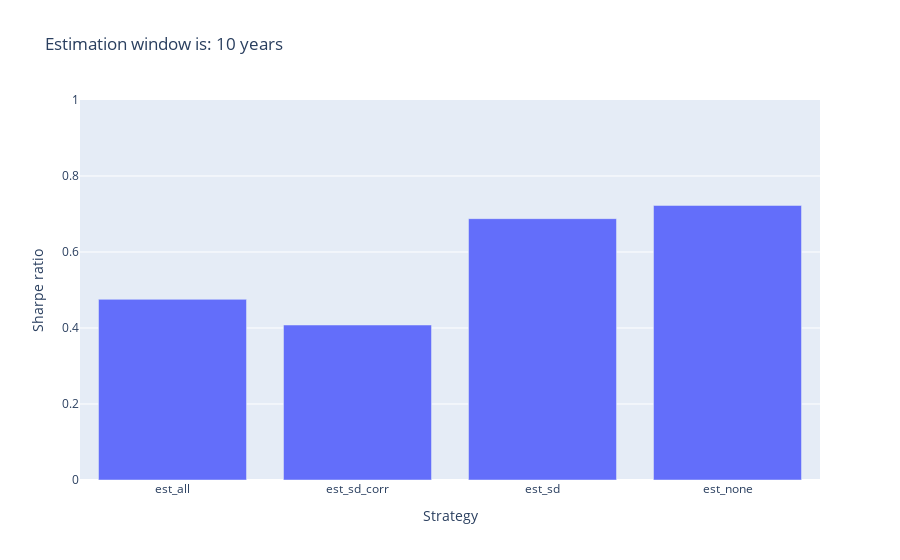
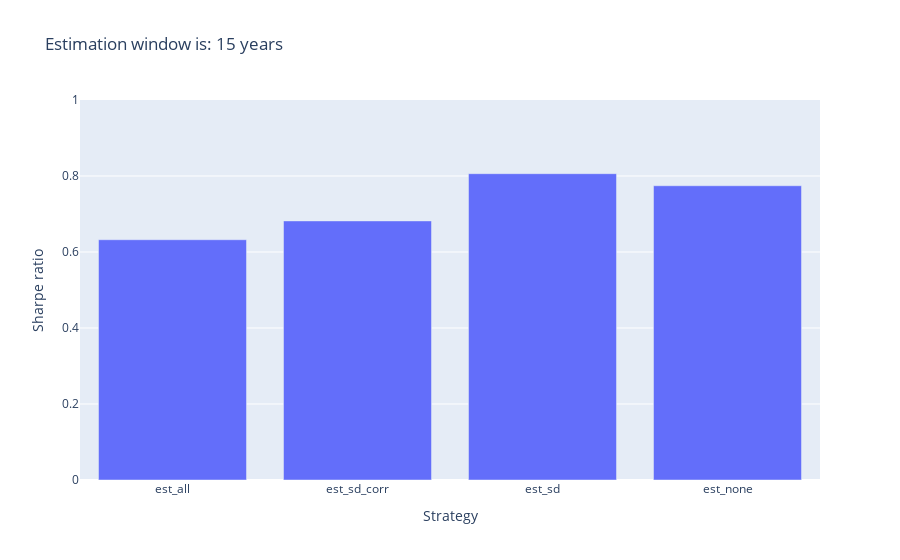
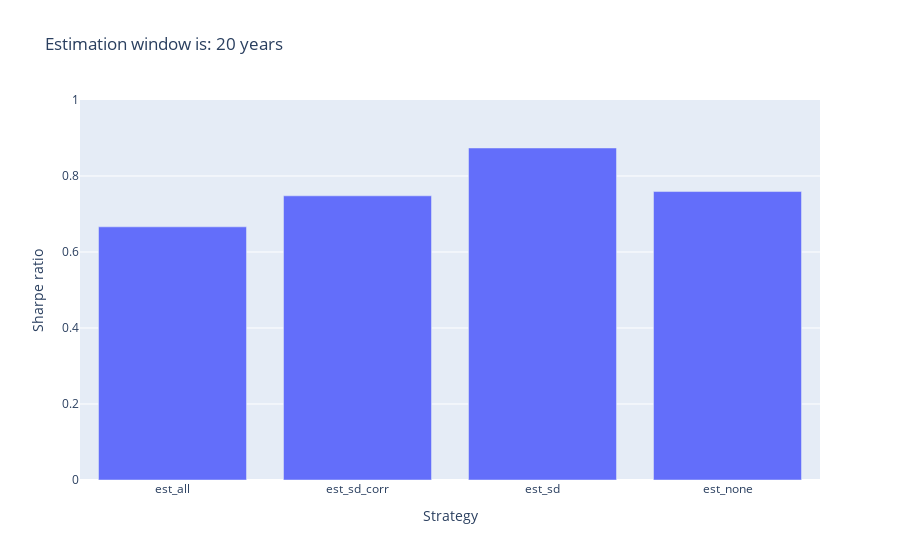

The notebook cell these images were saved under, in order:
### Markdown cell above
## Plot avg SR as a function of estimation window for each strategy

### Code cell
# Plot as function of model / separate plots for horizon
import plotly.graph_objects as go
def histplot(d, w):
    df = d.loc[(w,slice(None)),:].copy()
    df=df.reset_index()
    string ="Window: %{customdata[0]} <br>"
    string += "Sharpe ratio: %{y:0.3f}<br>"
    string += "Average return: %{customdata[1]:0.1%}<br>"
    string += "SD(return): %{customdata[2]:0.1%}<br>"
    string += "<extra></extra>"
    fig = go.Figure()
    fig.add_trace(go.Bar(x=df['strategy'], y=df['sr'], customdata=df[['window','avg_ret','sd_ret']], hovertemplate=string))
    fig.layout.yaxis["title"] = "Sharpe ratio"
    fig.layout.xaxis["title"] = "Strategy"
    fig.update_yaxes(range=[0, 1])
    fig.update_layout(title_text='Estimation window is: ' + str(w) + ' years')
    fig.show()
for w in window_list:
    histplot(sr_df, w)

### Figure 1 — Plotly figure (JSON) as saved in the notebook; plotly's stock layout.template omitted (floating-point values rounded to 4 significant figures)
{"data": [{"customdata": [[10, 0.5132, 1.02], [10, 0.543, 1.262], [10, 0.3023, 0.3987], [10, 0.227, 0.2753]], "hovertemplate": "Window: %{customdata[0]} <br>Sharpe ratio: %{y:0.3f}<br>Average return: %{customdata[1]:0.1%}<br>SD(return): %{customdata[2]:0.1%}<br><extra></extra>", "type": "bar", "x": ["est_all", "est_sd_corr", "est_sd", "est_none"], "y": [0.4754, 0.4079, 0.6877, 0.7225]}], "layout": {"title": {"text": "Estimation window is: 10 years"}, "xaxis": {"title": {"text": "Strategy"}}, "yaxis": {"range": [0, 1], "title": {"text": "Sharpe ratio"}}}}

### Figure 2 — Plotly figure (JSON) as saved in the notebook; plotly's stock layout.template omitted (floating-point values rounded to 4 significant figures)
{"data": [{"customdata": [[15, 0.3552, 0.5173], [15, 0.383, 0.5206], [15, 0.3039, 0.3422], [15, 0.21, 0.2349]], "hovertemplate": "Window: %{customdata[0]} <br>Sharpe ratio: %{y:0.3f}<br>Average return: %{customdata[1]:0.1%}<br>SD(return): %{customdata[2]:0.1%}<br><extra></extra>", "type": "bar", "x": ["est_all", "est_sd_corr", "est_sd", "est_none"], "y": [0.6323, 0.6818, 0.8061, 0.7744]}], "layout": {"title": {"text": "Estimation window is: 15 years"}, "xaxis": {"title": {"text": "Strategy"}}, "yaxis": {"range": [0, 1], "title": {"text": "Sharpe ratio"}}}}

### Figure 3 — Plotly figure (JSON) as saved in the notebook; plotly's stock layout.template omitted (floating-point values rounded to 4 significant figures)
{"data": [{"customdata": [[20, 0.2986, 0.406], [20, 0.3057, 0.3713], [20, 0.3177, 0.3314], [20, 0.2122, 0.2426]], "hovertemplate": "Window: %{customdata[0]} <br>Sharpe ratio: %{y:0.3f}<br>Average return: %{customdata[1]:0.1%}<br>SD(return): %{customdata[2]:0.1%}<br><extra></extra>", "type": "bar", "x": ["est_all", "est_sd_corr", "est_sd", "est_none"], "y": [0.6662, 0.7478, 0.8737, 0.7591]}], "layout": {"title": {"text": "Estimation window is: 20 years"}, "xaxis": {"title": {"text": "Strategy"}}, "yaxis": {"range": [0, 1], "title": {"text": "Sharpe ratio"}}}}
